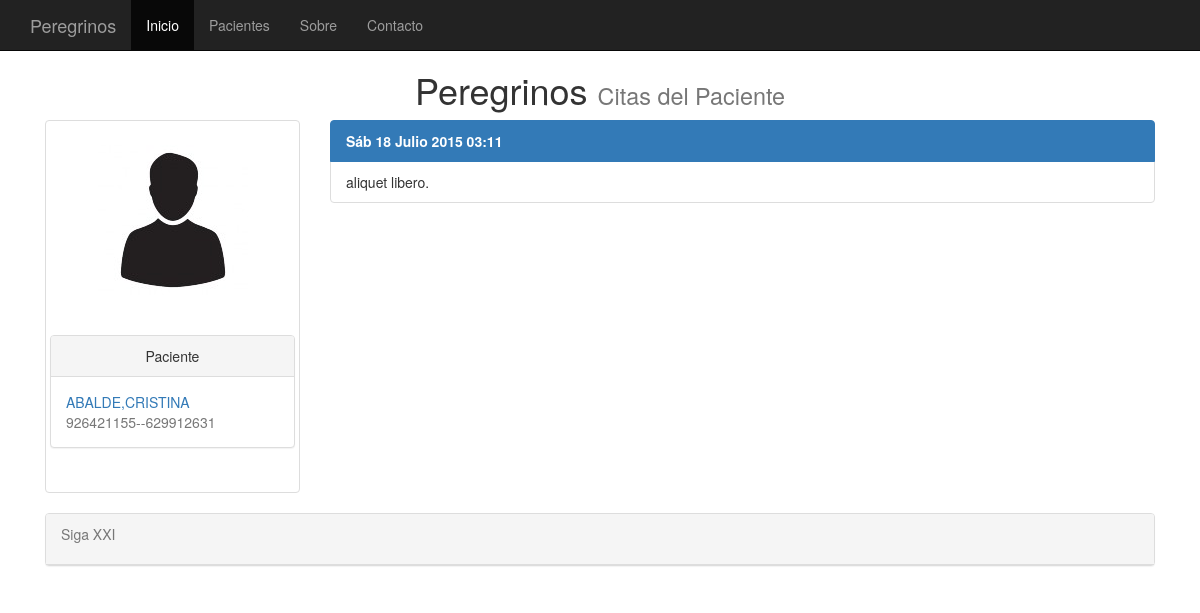
/citas/431/, run on an earlier commit of the app's database.
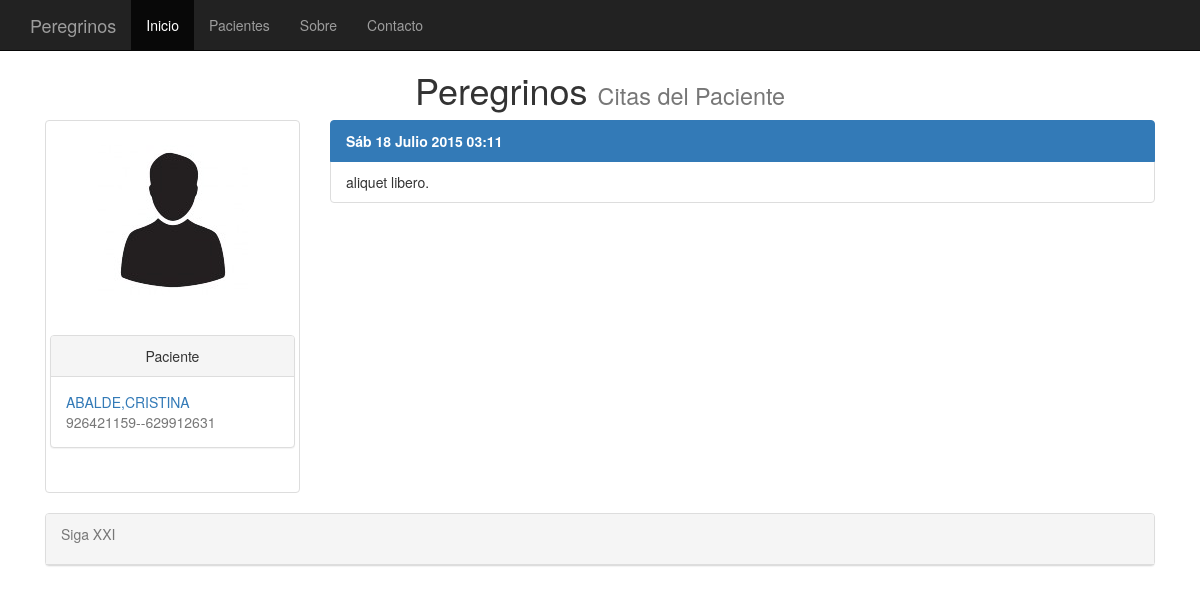
And on a later commit of the database.
### clinica/models.py (models this page shows, shortened)
class clientes(models.Model):
    nombre = models.CharField(max_length=75)
    apellidos = models.CharField(max_length=75)
    telefono =  models.PositiveIntegerField(null=True, blank=True)
    telefono2 = models.PositiveIntegerField(null=True, blank=True)
    antiguedad = models.DateTimeField(default=datetime.now, blank=True)
    fotografia = models.ImageField(upload_to='imagenes', blank=True)

### clinica/views.py (the view)
# urls.py: url(r'^citas/([\w]+)/$', ListaCitas.as_view(), name='listacitas' ),
class ListaCitas(ListView):
    paginate_by = 7
    def get_queryset(self):
        self.cliente = get_object_or_404(clientes, id=self.args[0])
        return citas.objects.filter(cliente=self.cliente).order_by('-fecha')
    def get_context_data(self,**kwargs):
        context = super(ListaCitas,self).get_context_data(**kwargs)
        context['cliente']=self.cliente
        return context

### templates/clinica/citas_list.html
{% extends "clinica/plantilla_clientes.html" %}
{% block titulo %}
Citas del Paciente
{% endblock %}
{% block lista %}
	<div class="col-md-9" >
		{% if object_list %}
			<div class="list-group">
				{% for citas  in object_list %}
					<spam class="list-group-item active"><strong>{{ citas.fecha | date:"D j  F  Y H:i" }}</strong></spam>
					<spam class="list-group-item"><smal>{{ citas.observaciones }}</smal></spam>
			        {% endfor %}
			</div>
	        {% else %}
	            <p>No hay citas.</p>
	  	{% endif %}
</div>
{% endblock lista %}

### templates/clinica/plantilla_clientes.html (shortened to what this page needs)
{% extends "base.html" %}
{%   load   staticfiles   %}
{% block content %}
<row>
<div class="col-md-3">
	<div class="thumbnail">
		<br />
		{% if cliente.fotografia %}
			<img src="{{ cliente.fotografia.url }}" class="img-rounded" width="150" height="200" >
		{% else %}
			<img src="/media/imagenes/user.jpg" class="img-rounded">
		{% endif %}
		<br/><br />
		<div class="panel panel-default">
			<div class="panel-heading text-center">
				Paciente
			</div>
			<div class ="panel-body">
				<spam class="text-primary">{{ cliente.apellidos | capfirst}},{{ cliente.nombre | capfirst}}</spam>
				<br />
				<spam class="text-muted">{{ cliente.telefono }}--{{ cliente.telefono2 }}</spam>
  			</div>
		</div>
		<br />
	</div>
</div>
{% block lista %}
{% endblock lista %}
</row>
{% endblock content %}

What changed in the data, as far as the page shows it:
changed clientes "ABALDE": telefono "926421155" → "926421159"
